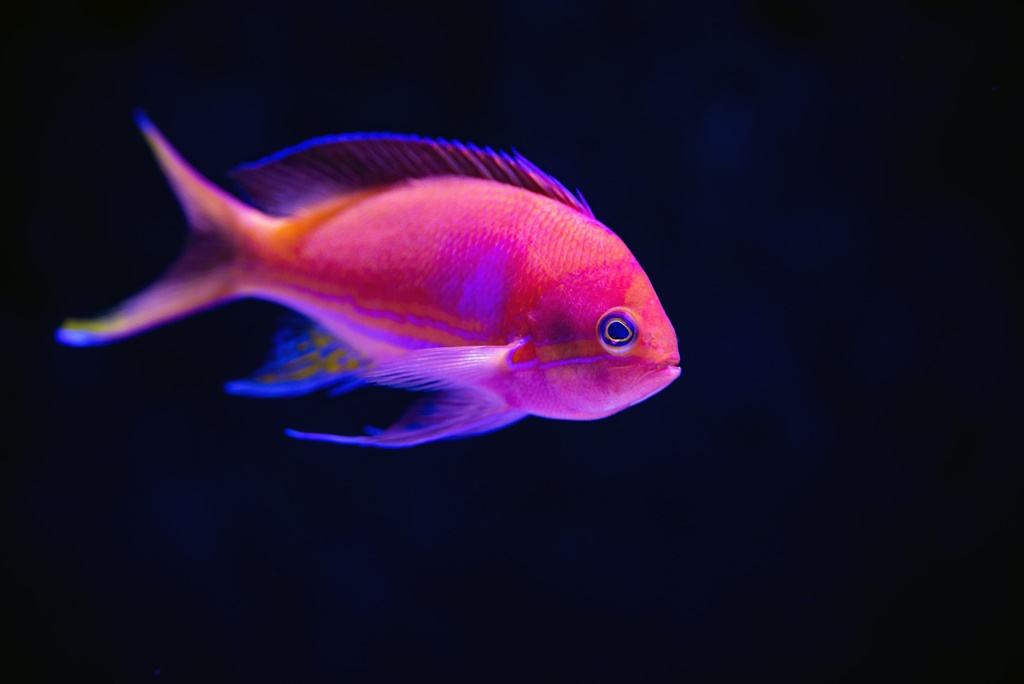
#> input picture pez.jpg, 1024 x 684 px
$ jupyter execute Prac02-Imagen.ipynb   (shell and % lines are left out)
#> lines starting #> are read from the running program, lines starting #| are printed output that depends on the picture; after the words box and inside, x2 and y2 are one past the last pixel; in counts of white or black regions, pixels touching at a corner belong together
# **Práctica 2: Operaciones básicas con imágenes**

Este cuaderno desarrolla contenidos prácticos de la asignatura **Visión artificial** del Grado en Ciencia e Ingeniería de Datos.

***

# Lectura y visualización de imágenes

Una imagen se forma al convertir la luz captada por un sensor en un conjunto de valores de intensidad luminosa, con un valor asignado a cada celda. Cada unidad individual en la imagen se conoce como píxel (elemento de imagen).

Las imágenes adquiridas por un sensor se guardan en un archivo en el disco en una variedad de formatos posibles. Los formatos más frecuentes son PNG, que emplea compresión sin pérdida (lossless compression) y resulta óptimo para el procesamiento de imágenes, y JPG, un formato que utiliza compresión con pérdida (lossy compression) y suele ser preferido en la fotografía digital.

El formato de este tipo de ficheros es complejo y, por tanto, es necesario utilizar bibliotecas para su lectura. Entre las bibliotecas más utilizadas para este propósito, destacan OpenCV, Scikit-Image (SKImage) y Python Imaging Library (PIL). Estas herramientas proveen una amplia gama de funciones y utilidades que facilitan la gestión de estos formatos de archivo, permitiendo a los desarrolladores acceder y trabajar con imágenes de manera eficiente.

[cell 1]
import numpy as np
import cv2
import matplotlib.pyplot as plt
import skimage

A continuación se muestran algunos ejemplos de como leer y visualizar imágenes

En primer lugar se descarga la imagen asumiendo que se dispone del programa `curl`.

A continuación se utilizará OpenCV para leer la imagen.

[OpenCV](https://opencv.org/), que significa "Open Source Computer Vision Library" (Biblioteca de Visión por Computador de Código Abierto), es una biblioteca de software de código abierto ampliamente utilizada en el campo de la visión por computador y el procesamiento de imágenes. Fue desarrollada originalmente por Intel y ahora es gestionada por una comunidad de código abierto. OpenCV proporciona un conjunto de herramientas y algoritmos que permiten a los desarrolladores realizar una amplia variedad de tareas relacionadas con la visión por computador, como la detección de objetos, el seguimiento de objetos, el reconocimiento de patrones, la calibración de cámaras y la manipulación de imágenes.

Una de las funcionalidades de OpenCV es la lectura de imágenes en diversos formatos.

[cell 2]
img = cv2.imread('pez.jpg')
#> img is the input picture: shape (684, 1024, 3); mean B, G, R 43.2, 15.9, 30.4
print(f"Type: {type(img)}")
#| Type: <class 'numpy.ndarray'>
print(f"Shape: {img.shape}")
#| Shape: (684, 1024, 3)
print(f"Dim: {img.ndim}")
#| Dim: 3
num_rows, num_cols, num_colors = img.shape
print(f"Rows: {num_rows}")
#| Rows: 684
print(f"Columns: {num_cols}")
#| Columns: 1024
print(f"Colors: {num_colors}")
#| Colors: 3
print(f"DataType: {img.dtype}")
#| DataType: uint8

Como se puede observar, el resultado de la lectura de la imagen retorna un array de NumPy. El array tiene tres dimensiones, siendo la tercera dimensión utilizada para el color. Cada color se representa mediante una matriz.

Para visualizar la imagen se puede usar Matplotlib. Sin embargo es importante saber que, por defecto, OpenCV establece el orden de los canales de color como BGR (debido a razones históricas) y `matplotlib` espera recibir la imagen en formato RGB. Por tanto, para visualizar una imagen leída con OpenCV es necesario trasponer los canales.

[cell 3]
img_rgb = cv2.cvtColor(img, cv2.COLOR_BGR2RGB)
plt.imshow(img_rgb)
plt.show()

La conversión de formatos se puede realizar usando OpenCV o directamente con las matrices de NumPy.

[cell 4]
img_rgb1 = cv2.cvtColor(img, cv2.COLOR_BGR2RGB)
img_rgb2 = img[:, :, ::-1]
np.array_equal(img_rgb1, img_rgb2)
#> Out = True

Matplotlib permite visualizar imágenes en color o en escala de grises. Si se le pasa a la función una matriz, matplotlib asume que se trata de una imagen en escala de grises y configura la visualización para ajustarse al mínimo y máximo de la matriz

[cell 5]
plt.subplot(1,3,1)
plt.imshow(img_rgb[:,:,0], cmap='gray')
plt.title('Red')
print(plt.gci().get_clim())

plt.subplot(1,3,2)
plt.imshow(img_rgb[:,:,1], cmap='gray')
plt.title('Green')
print(plt.gci().get_clim())

plt.subplot(1,3,3)
plt.imshow(img_rgb[:,:,2], cmap='gray')
plt.title('Blue')
print(plt.gci().get_clim())
plt.show()

En muchos casos, se convierten las imágenes a formato de número real para realizar diversas operaciones.

[cell 6]
img_green = img_rgb[:,:,1]
img_green_float = img_green.astype(np.float32) / 255
print(f"Type: {img_green_float.dtype}")
#| Type: float32

plt.subplot(1,2,1)
plt.imshow(img_green, cmap='gray')
plt.colorbar()

plt.subplot(1,2,2)
plt.imshow(img_green_float, cmap='gray')
plt.colorbar()
plt.show()

[cell 7]
img_green = img_rgb[:,:,1]
plt.imshow(img_green, cmap='gray')
plt.colorbar()
print(f"Visualization limits: {plt.gci().get_clim()}")
plt.show()

Los límites se pueden modificar, tal y como se muestra a continuación.

[cell 8]
img_green = img_rgb[:,:,1]
plt.imshow(img_green, cmap='gray', vmin=25, vmax=75)
plt.colorbar()
plt.show()

En casos de ajuste de contraste, es bueno observar el histograma para determinar donde se encuentra los valores de intensidad de los píxeles.

[cell 9]
plt.hist(img_green.ravel(), bins=range(256))
plt.show()

Además, en el caso de imágenes en escala de grises también se puede configurar el mapa de color.

[cell 10]
plt.imshow(img_green, clim=(0, 50), cmap="plasma")
plt.colorbar()
plt.show()

El parámetro `interpolation` en la función `imshow` de Matplotlib se utiliza para especificar el método que se debe utilizar para interpolar valores entre los píxeles de una imagen cuando se muestra en un gráfico. La interpolación es importante cuando se escala una imagen a un tamaño diferente al original, ya que determina cómo se calculan y muestran los valores de los píxeles intermedios.

Como se puede observar, puede tener un efecto importante en cómo se muestra una imagen.

[cell 11]
size = 1000
img_rng = np.random.randint(0, 256, (size, size), dtype=np.uint8)
plt.subplot(1,2,1)
plt.imshow(img_rng, cmap='gray')
plt.subplot(1,2,2)
plt.imshow(img_rng, cmap='gray', interpolation="none")
plt.show()

Otra de las biblioteca importante que se utilizará a lo largo de la asignatura es [scikit-image](https://scikit-image.org/). Scikit-image, comúnmente conocida como "skimage", es una biblioteca de Python que forma parte del proyecto SciPy y se utiliza para el procesamiento de imágenes. Esta biblioteca ofrece una amplia gama de herramientas y funciones para realizar diversas tareas relacionadas con el procesamiento de imágenes, desde la carga y manipulación de imágenes hasta el análisis y la mejora de imágenes.

[cell 12]
img = skimage.io.imread('pez.jpg')
print(f"Type: {type(img)}")
#| Type: <class 'numpy.ndarray'>
print(f"Shape: {img.shape}")
#| Shape: (684, 1024, 3)
print(f"Dim: {img.ndim}")
#| Dim: 3
num_rows, num_cols, num_colors = img.shape
print(f"Rows: {num_rows}")
#| Rows: 684
print(f"Columns: {num_cols}")
#| Columns: 1024
print(f"Colors: {num_colors}")
#| Colors: 3
print(f"DataType: {img.dtype}")
#| DataType: uint8
plt.imshow(img)
plt.show()

En este caso la imagen se carga en formato RGB, lista para la visualización.

# Indexado

## Imagen en escala de gris

En la indexación de NumPy, la primera dimensión (img.shape[0]) corresponde a las filas, mientras que la segunda (img.shape[1]) corresponde a las columnas, con el origen (img[0, 0]) en la esquina superior izquierda. Esto coincide con la notación de álgebra matricial/lineal, pero es contrario a las coordenadas cartesianas (x, y).

[cell 13]
img_green = img[:,:,1].copy()
plt.imshow(img_green, cmap='gray')
plt.show()

[cell 14]
print(img_green[0, 0])
#| 8

img_green[0, 0] = 255
#> img_green: shape (684, 1024); min 0, max 255, mean 15.9

print(img_green[0, 0])
#| 255

img_green[:, 0:500] = 128
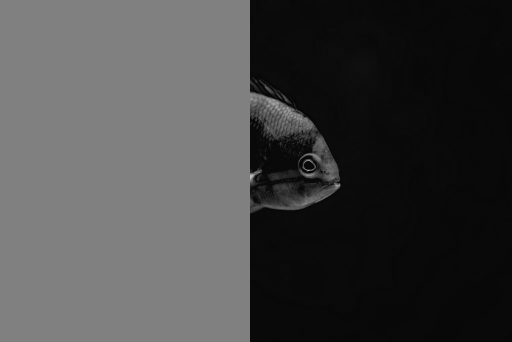
#> img_green: shape (684, 1024) (shown at 1/2 size); min 0, max 216, mean 69.3

print(img_green[0, 0])
#| 128

plt.imshow(img_green, cmap='gray')
plt.show()

El indexado también se puede realizar con una máscara de booleanos

[cell 15]
mask = img_green > 50
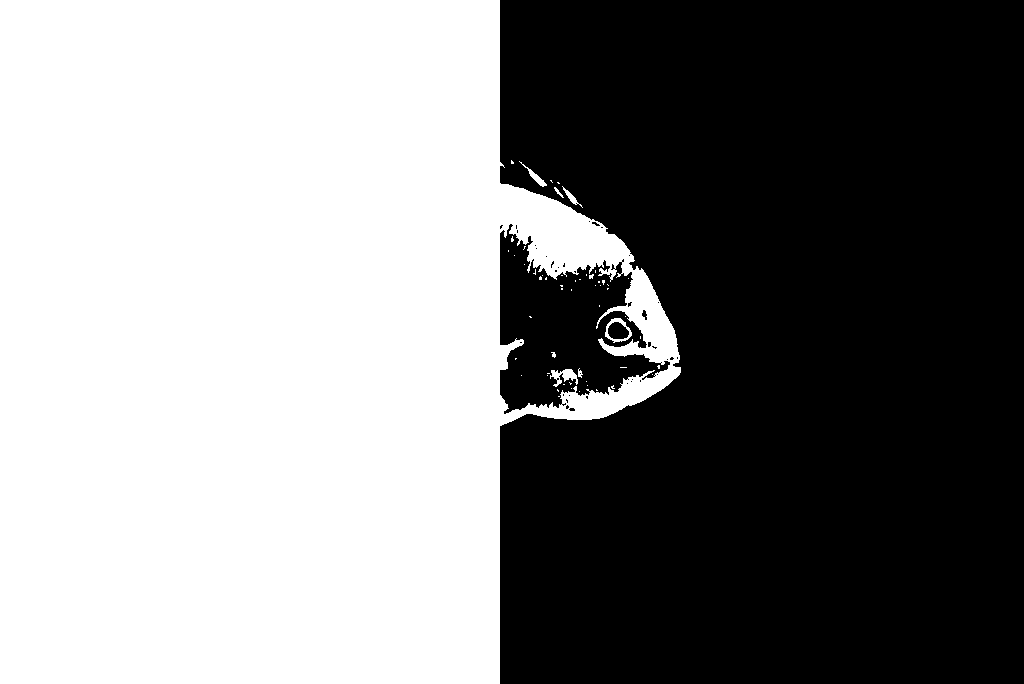
#> mask: shape (684, 1024) bool; 51% white; 39 black regions (35 under 20 px), largest, box (x1, y1, x2, y2) and area: (500, 0, 1024, 684) 326097, (500, 224, 670, 414) 16535, (608, 322, 629, 339) 274, (642, 310, 647, 320) 31
img_green[mask] = 255
plt.imshow(img_green, cmap='gray')
print(img_green[0, 0])
#| 255
plt.show()

## Imagen en color

Todo lo anterior es similar para imágenes en color

[cell 16]
img[0, 0]
#> Out = [7, 8, 2]

[cell 17]
img[50, 60] = 0
#> img: shape (684, 1024, 3); mean R, G, B 30.4, 15.9, 43.2

[cell 18]
img[0:50, 0:50] = [0, 255, 0]
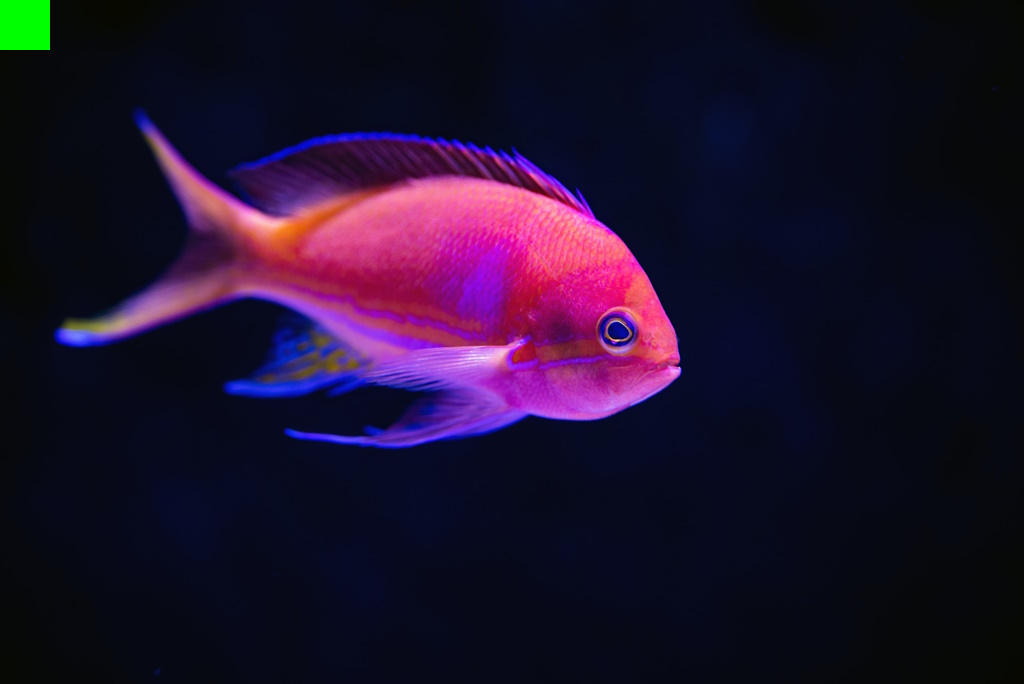
#> img: shape (684, 1024, 3); mean R, G, B 30.4, 16.8, 43.2
plt.imshow(img)

## Ejercicio

> Crea y visualiza una imagen similar a la siguiente. Es posible que pueda necesitar utilizar la función `np.concatenate((result, img), axis=1)`

> Visualiza los canales de color de forma independiente
>
> Crea un línea horizontal en el centro de la imagen de color blanco.
>
> Convierte la imagen a escala de grises promediando los colores

[cell 19]
import cv2
import numpy as np

# Definir los colores en formato BGR
colors = [
    (0, 0, 0),     # Negro
    (255, 0, 255), # Magenta
    (255, 0, 0),   # Azul
    (255, 255, 255), # Blanco
    (0, 255, 0),   # Verde
    (0, 0, 255),   # Rojo
    (255, 255, 0), # Cyan
    (0, 255, 255)  # Amarillo
]

# Dimensiones de cada bloque de color
h = 100
w = 100
# Crear la imagen con los colores dados
image = np.concatenate([np.full((h, w, 3), color, dtype=np.uint8) for color in colors], axis=1)
# Mostrar la imagen original
cv2.imshow("Imagen de colores", image)
# Separar y mostrar los canales de color
blue, green, red = cv2.split(image)
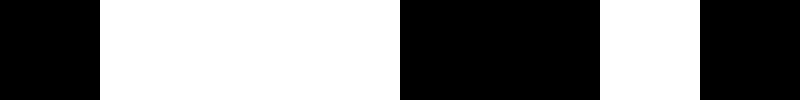
#> blue: shape (100, 800); 50% white; 2 white regions, box (x1, y1, x2, y2) and area: (100, 0, 400, 100) 30000, (600, 0, 700, 100) 10000
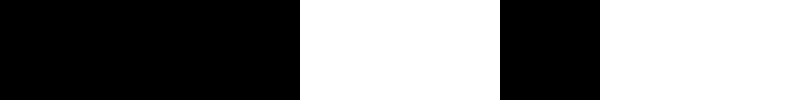
#> green: shape (100, 800); 50% white; 2 white regions, box (x1, y1, x2, y2) and area: (300, 0, 500, 100) 20000, (600, 0, 800, 100) 20000
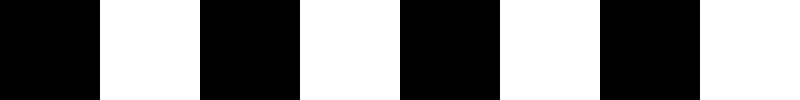
#> red: shape (100, 800); 50% white; 4 white regions, box (x1, y1, x2, y2) and area: (100, 0, 200, 100) 10000, (300, 0, 400, 100) 10000, (500, 0, 600, 100) 10000, (700, 0, 800, 100) 10000
cv2.imshow("Canal Azul", blue)
cv2.imshow("Canal Verde", green)
cv2.imshow("Canal Rojo", red)


# Dibujar una línea horizontal blanca en el centro
cv2.line(image, (0, h // 2), (image.shape[1], h // 2), (255, 255, 255), 4)
cv2.imshow("Imagen con línea", image)
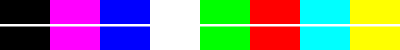
#> window 'Imagen con línea': shape (100, 800, 3) (shown at 1/2 size); mean B, G, R 133.9, 133.9, 133.9

# Convertir a escala de grises promediando los colores
gray_image = cv2.cvtColor(image, cv2.COLOR_BGR2GRAY)
cv2.imshow("Imagen en escala de grises", gray_image)
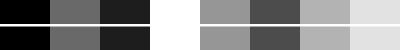
#> window 'Imagen en escala de grises': shape (100, 800) (shown at 1/2 size); min 0, max 255, mean 133.9

# Esperar tecla y cerrar ventanas
cv2.waitKey(10000)
cv2.destroyAllWindows()

# Tipos de datos

> Analiza el código que aparece a continuación y piensa en el resultado de la ejecución.

[cell 20]
img = np.random.randint(0, 256, (50, 50, 3), dtype="uint8")

img[0:img.shape[0]//2, 0:img.shape[1]//2] = [255, 0, 0]

print(img[0,0,:])
plt.imshow(img)
plt.show()

img = img + 1

print(img[0,0,:])
plt.imshow(img)
plt.show()

> ¿Eres capaz de explicar el resultado?
>
> Determina el tipo de datos utilizado para almacenar cada píxel y su rango de representación.

Los tipos de datos y los rangos de representación siempre son cuestiones que se deben tener en cuenta. Para evitar la pérdida de precisión en operaciones intermedias es habitual convertir la imagen a otro tipo de dato (`img.astype(np.float64)`). Después de realizar las operaciones se vuele a convertir a tipo de dato original.

Ciertas bibliotecas solo admiten imágenes en formato `uint8`. Otras como skimage admiten también imágenes representadas como números reales, donde la intensidad se representa en el rango [0, 1].

# Ejercicio sobre máscaras

Una máscara no es más que una imagen binaria (cada píxel se representa como un valor booleano) donde se diferencia un elemento de interés (blanco) del fondo (negro)

Para evaluar el trabajo con imágenes se propone un ejercicio con máscaras:

> Descarga y lee una imagen en color.
>
> Crea una máscara con el mismo tamaño, canales y tipo de dato que la imagen. Inicialmente la máscara se inicializa con ceros.
>
> Escribe sobre la máscara tu nombre usando la función `cv2.putText` en blanco. El nombre debe estar centrado respecto a la imagen, para lo que se necesitará utilizar `cv2.getTextSize`.
>
> Modifica la imagen original, poniendo a color negro todos aquellos píxeles donde la máscara tuviera cero.

[cell 21]
import cv2
import numpy as np

# 1argar la imagen en formato JPG
image_path = "pez.jpg"
image = cv2.imread(image_path)

# Obtener dimensiones de la imagen
h, w, _ = image.shape
# Crear la máscara
mask = np.zeros((h, w), dtype=np.uint8)

# Definir el texto
nombre = "Jose"
font = cv2.FONT_HERSHEY_SIMPLEX
font_scale = 5
thickness = 6
color = (255,)

# Calcular el tamaño del texto y la posición centrada
(t_width, t_height), _ = cv2.getTextSize(nombre, font, font_scale, thickness)
text_x = (w - t_width) // 2
text_y = (h + t_height) // 2

cv2.putText(mask, nombre, (text_x, text_y), font, font_scale, color, thickness, cv2.LINE_AA)
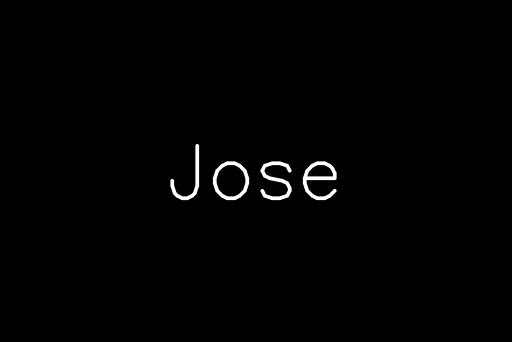
#> mask: shape (684, 1024) (shown at 1/2 size); min 0, max 255, mean 2.3
masked_image = image.copy()
masked_image[mask == 0] = [0, 0, 0]
# Guardar y mostrar las imágenes
cv2.imwrite("mascara.jpg", mask)
cv2.imwrite("imagen_modificada.jpg", masked_image)
cv2.imshow("Imagen Original", image)
cv2.imshow("Máscara", mask)
cv2.imshow("Imagen Modificada", masked_image)

cv2.waitKey(20000)
cv2.destroyAllWindows()

[cell 22]
import cv2
import numpy as np

# 1argar la imagen en formato JPG
image_path = "pez.jpg"
image = cv2.imread(image_path)

# Obtener dimensiones de la imagen
h, w, _ = image.shape
# Crear la máscara
mask = np.zeros((h, w, 3), dtype=np.uint8)

# Definir el texto
nombre = "Jose"
font = cv2.FONT_HERSHEY_SIMPLEX
font_scale = 5
thickness = 6
color = (0,255,0)

# Calcular el tamaño del texto y la posición centrada
(t_width, t_height), _ = cv2.getTextSize(nombre, font, font_scale, thickness)
text_x = (w - t_width) // 2
text_y = (h + t_height) // 2

cv2.putText(mask, nombre, (text_x, text_y), font, font_scale, color, thickness, cv2.LINE_AA)
#> mask: shape (684, 1024, 3)
masked_image = image.copy()
masked_image[np.all(mask == (0,0,0), axis=-1)] = [0, 0, 0]
# Guardar y mostrar las imágenes
cv2.imwrite("mascara.jpg", mask)
cv2.imwrite("imagen_modificada.jpg", masked_image)
cv2.imshow("Imagen Original", image)
cv2.imshow("Máscara", mask)
cv2.imshow("Imagen Modificada", masked_image)

cv2.waitKey(20000)
cv2.destroyAllWindows()

# Formatos

Una imagen se puede guardar en diversos formatos. Los más comunes son PNG y JPG.

> Descarga una imagen y guárdala en PNG y JPG. El JPG es un formato de que utiliza compresión con pérdida, por lo que será necesario indicar la calidad.
>
> Reduce progresivamente la calidad y observa cómo afecta al tamaño del archivo y a la calidad de la imagen resultante.
>
> Realiza un gráfico donde se muestre la relación entre el tamaño y la calidad.

Una figura nunca se debe guardar usando los formatos anteriores, ya que perderá calidad. Siempre se debe utilizar algún formato vectorial, PDF o SVG.

> Exporta la figura en formato PDF y PNG. Visualiza el resultado y amplia la figura para observar las diferencias.

[cell 23]
import cv2
import numpy as np
import os
import matplotlib.pyplot as plt

#  Reducir progresivamente la calidad del JPG y medir el tamaño del archivo
q = [100, 80, 60, 40, 20, 10, 5]
file_sizes = []

for quality in q:
    jpg_path = "dog-7770069_640.jpg"
    cv2.imwrite(jpg_path, image, [cv2.IMWRITE_JPEG_QUALITY, quality])
    file_size = os.path.getsize(jpg_path) / 1024
    file_sizes.append(file_size)
#> after the loop, file_sizes = [128.7, 31.89, 23.43, 19.98, 16.2, 13.75, 12.44]

# Graficar la relación entre calidad y tamaño de archivo
plt.figure(figsize=(8,5))
plt.plot(q, file_sizes, marker='o', linestyle='-', color='r')
plt.xlabel("Calidad JPG")
plt.ylabel("Tamaño del archivo ")
plt.title("Relación entre Calidad JPG y Tamaño del Archivo")
plt.grid(True)

#Guardar la gráfica en PDF y PNG
plt.savefig("quality_vs_size.pdf")
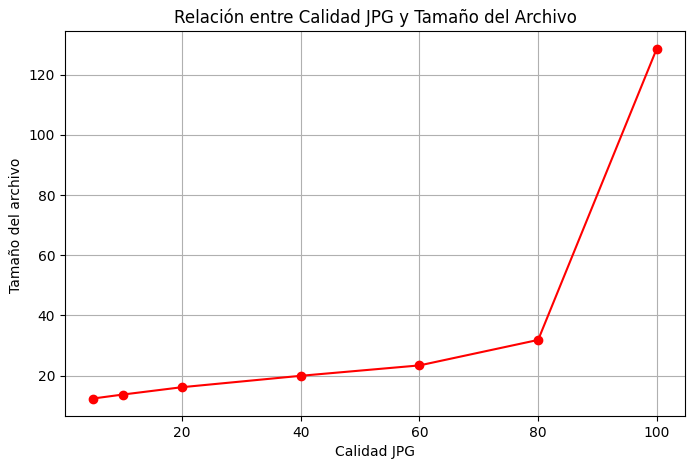
#> figure drawn by matplotlib, 1 panel
plt.savefig("quality_vs_size.png")

# Mostrar la gráfica
plt.show()
